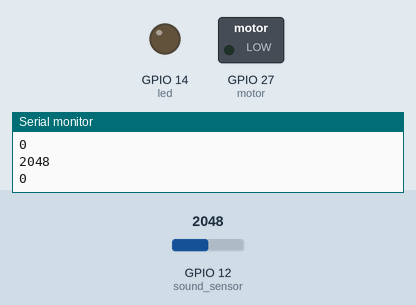
The sketch below on a simulated ESP32. On the bench: switched loads named in the sketch (green lamp = pin HIGH), output pins drawn as LEDs (lit = HIGH), the last lines printed to the serial monitor. Dashed ring = blinking. Inputs (shaded band) come from the test bench; at power-on: GPIO 12 (sound_sensor) = 2048.

Above: at 0.4 s.
At 2.1 s:
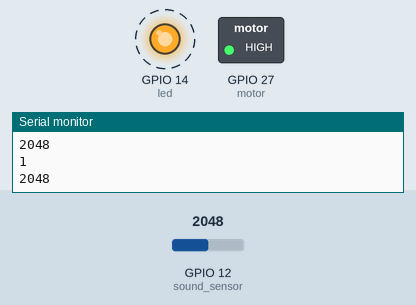
Timing chart, 0 to 3.0 s (numbered marks = the images above):
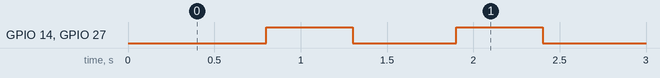

Measured:
- by itself, GPIO 14 (led), GPIO 27 (motor): alternates HIGH for 0.50 s and LOW for 0.60 s

The sketch:

hackViolet2024.ino
```cpp
//MIC
//Assign to pin A2:
//Jiyoon needs to change this probably:
int sound_sensor = 12;

int soundValue = 0;

int cyclesToLower = 0;

//Only needs to go up to 10
//checks for false alarms
int alarmLevel = 0;

//How loud it should be to set off the alarm
unsigned int worryNoise = 0;

//Is there an alarm?
bool isAlarm = false;


//LED
int led = 14;
//motor
int motor = 27;


void setup() {
  //How Loud Things Are:
  Serial.begin(9600); //begin Serial Communication
  //setting led pin as output:
  pinMode(led, OUTPUT);
  pinMode(motor, OUTPUT);
}

void loop(){
  soundValue = analogRead(sound_sensor);

  Serial.println(soundValue);
  isAlarm = signalProcessing();


  if(isAlarm == true){
    sendOutAlarm();
    digitalWrite(led, HIGH);
    digitalWrite(motor, HIGH);
    delay(500);
    digitalWrite(led, LOW);
    digitalWrite(motor, LOW);
    delay(500);
  }

  Serial.println(isAlarm);


  delay(100);

  if(cyclesToLower == 3){
    cyclesToLower = 0;
    if(alarmLevel >= 0){
      alarmLevel--;
    }
  }else{
    //alarm level goes down, slower
    //only to 0
    cyclesToLower++;
  }
}

bool signalProcessing(){
  if(isAlarm == true){
    //if it's true, we want it to stay true until otherwise
    return true;
  }
  if(soundValue > 400){
    //increases alarm level
    if(alarmLevel < 10){
      //we want it to tick up faster, as false alarms are better than false quiets
      alarmLevel = alarmLevel + 2;
      return false;
    }
    //if it's at 10, return true
    if(alarmLevel == 10){
      return true;
    }
  }
}

void slowEnd(){

}

void sendOutAlarm(){
  //communicates to server over wifi

}

bool allClear(){
  //goes off when all clear signal does
  isAlarm = false;
}
```
